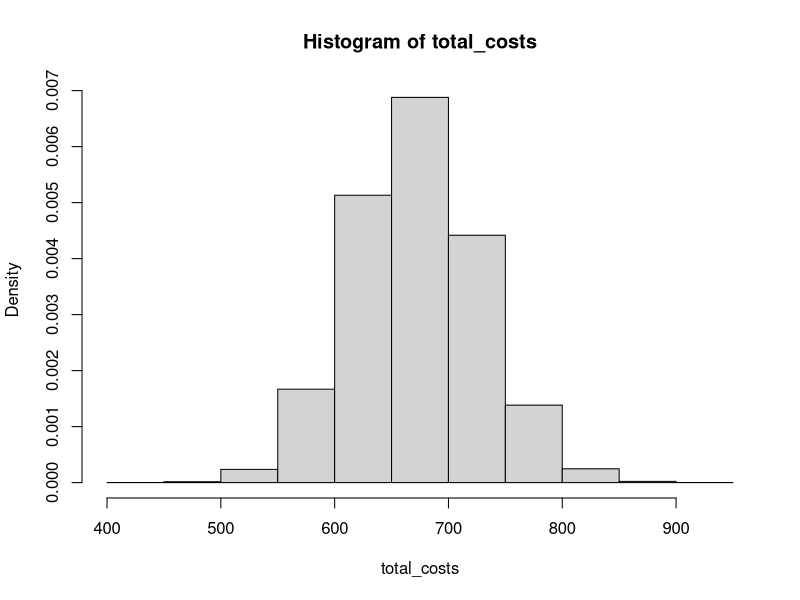
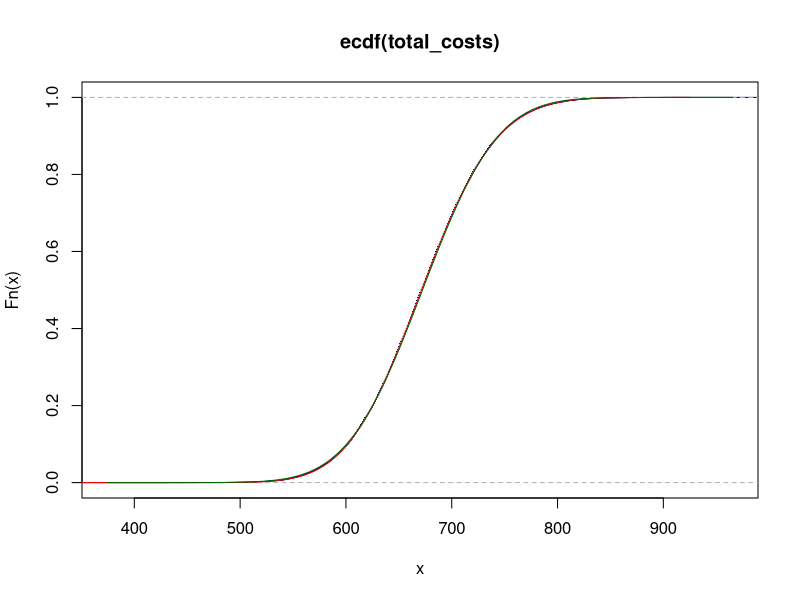

Reproduce these figures in R, in order.
# Simulation
p_nbinom <- 0.3
size_nbinom <- 2
p_binom <- 0.72
size_binom <- 200
total_costs <- replicate(50000, {
  K <- rbinom(1, size_binom, p_binom)
  sum(rnbinom(K, size_nbinom, p_nbinom))
})
hist(total_costs, freq = FALSE)

# Characteristic function of Binomial(n,p)
pgf_binomial <- function(x, n, p) {
  ((1-p) + x*p)^n
}

n <- max(total_costs)
T_minus <- matrix(NA, nrow = n, ncol = n)
T_plus <- T_minus
for (j in 1:n) {
  for (k in 1:n) {
    T_minus[j, k] <- exp(complex(real = 0, imaginary = -2*pi*(j-1)*(k-1)/n))
    T_plus[j, k] <- exp(complex(real = 0, imaginary = 2*pi*(j-1)*(k-1)/n))
  }
}

p_vec <- dnbinom(0:(n-1), size_nbinom, p_nbinom)
dens <- (1/n * T_minus %*% pgf_binomial(T_plus %*% p_vec, size_binom, p_binom)) |> Re()

plot(ecdf(total_costs), col = "darkblue", pch = ".")
lines(cumsum(dens), col = "red")
curve(pnorm(x, mean = mean(total_costs), sd = sd(total_costs)), add = TRUE,
      col = "darkgreen")
